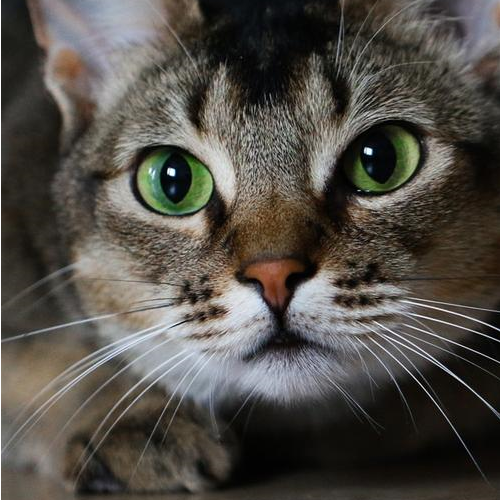
#> input picture instance/instance-1.png, 500 x 500 px, found by its file name; its folder holds 4 pictures in this run
$ python plot.py
#> lines starting #> are read from the running program, lines starting #| are printed output that depends on the picture
import matplotlib.pyplot as plt
from PIL import Image
import os

fig, axes = plt.subplots(3, 4, figsize=(12, 9))


instances_images = [f'./instance/instance-{i}.png' for i in range(1, 5)]
baseline_images = [f'./result/baseline-{i}.png' for i in range(1, 5)]
results_images = [f'./result/output-{i}.png' for i in range(1, 5)]

def plot_image_row(image_filenames, row_index, title):
#> called with row_index = 0, title = 'Instance'
    for col_index, img_path in enumerate(image_filenames):
        img = Image.open(img_path)
#> img is the input picture: PIL image 500x500 RGBA; mean R, G, B, A 81.6, 77.4, 71.2, 255
        img = img.resize((128, 128))
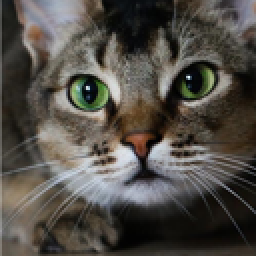
#> img: PIL image 128x128 RGBA (shown 2 times larger); mean R, G, B, A 81.5, 77.3, 71, 255
        axes[row_index, col_index].imshow(img)
        axes[row_index, col_index].set_title(title if col_index==0 else "", fontsize=18)
        axes[row_index, col_index].axis('off')
#> pass 2 of the loop in plot_image_row, `for col_index, img_path in enumerate(image_filenames):`:
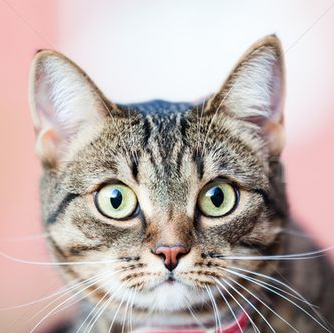
#> input picture instance/instance-2.png, 334 x 333 px, found by its file name
#> in plot_image_row, img is the input picture: PIL image 334x333 RGBA; mean R, G, B, A 189.4, 175.1, 171.6, 255
#> in plot_image_row, `img = img.resize((128, 128))`:
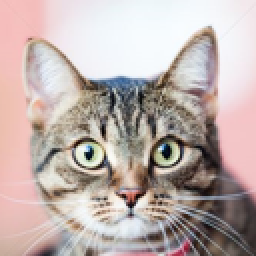
#> img: PIL image 128x128 RGBA (shown 2 times larger); mean R, G, B, A 189.4, 175.1, 171.7, 255
#> pass 3 of the loop in plot_image_row, `for col_index, img_path in enumerate(image_filenames):`:
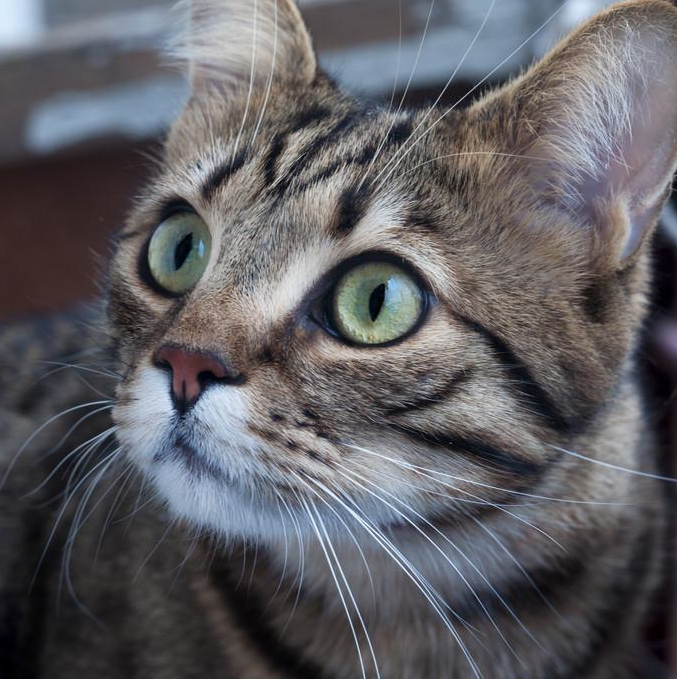
#> input picture instance/instance-3.png, 677 x 680 px, found by its file name
#> in plot_image_row, img is the input picture: PIL image 677x680 RGBA; mean R, G, B, A 95.2, 94.1, 98.4, 255
#> in plot_image_row, `img = img.resize((128, 128))`:
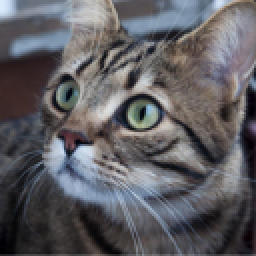
#> img: PIL image 128x128 RGBA (shown 2 times larger); mean R, G, B, A 95.1, 94, 98.3, 255
#> the loop made 4 passes; the first 3 are shown

plot_image_row(instances_images, 0, 'Instance')
plot_image_row(baseline_images, 1, 'Baseline')
#> (the run stopped early here; a loop or call above may not have finished)
